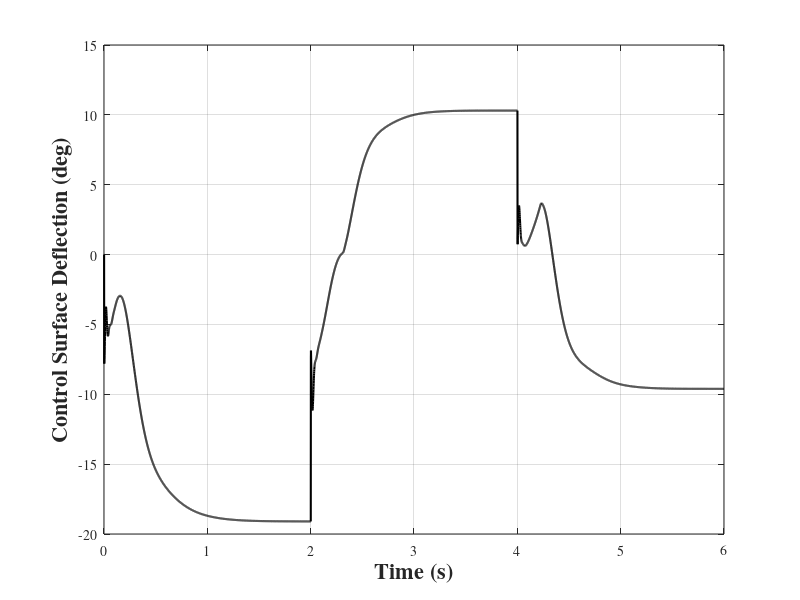

The MATLAB source for this figure: (Note: this script raises an error after producing the figure.)
clc; clear all; close all;

r2d = 180/pi;

xref = csvread('XREF.csv');
t = csvread('T.csv');

%%% ======================== ude_observer_varying-mach ======================
x1 = csvread('ude_observer_varying-mach_X1_.csv');
x1cap = csvread('ude_observer_varying-mach_X1-CAP_.csv');
control = csvread('ude_observer_varying-mach_CONTROL_.csv');
Mach_con = csvread('ude_observer_varying-mach_MACH_.csv');
dist = csvread('ude_observer_varying-mach_DIST_.csv');
dcap = csvread('ude_observer_varying-mach_DCAP_.csv');
pitch1 = csvread('ude_observer_varying-mach_PITCH_.csv');
%%%--------------------------------------------------------------------------
%--------------------------------------------------------------------------
figure;
set(gcf,'DefaultLineLineWidth',1.5)
set(0,'DefaultAxesFontName', 'Times', 'DefaultTextFontName', 'Times')
set(gca,'FontSize',16)
h = plot(t,control*r2d,'k-');grid;
xL = xlabel('Time (s)','fontsize', 16, 'FontWeight','bold');
yL = ylabel('Control Surface Deflection (deg)','fontsize', 16, 'FontWeight','bold');
ax = ancestor(h, 'axes');
yrule = ax.YAxis;
yrule.FontSize = 18;
% yL.FontSize = 8;

% %--------------------------------------------------------------------------
% figure;
% set(gcf,'DefaultLineLineWidth',1.5)
% set(0,'DefaultAxesFontName', 'Times', 'DefaultTextFontName', 'Times')
% set(gca,'FontSize',16)
% plot(t,x1*r2d,'k-', t,x1cap*r2d,'b--', t,xref*r2d,'r:');grid;
% xlabel('Time (s)', 'fontsize', 16, 'FontWeight','bold');
% ylabel('Angle of Attack (deg)', 'fontsize', 16, 'FontWeight','bold');
% legend('x1-actual', 'x1-cap', 'xref');
% 
% %--------------------------------------------------------------------------
% figure;
% set(gcf,'DefaultLineLineWidth',1.5)
% set(0,'DefaultAxesFontName', 'Times', 'DefaultTextFontName', 'Times')
% set(gca,'FontSize',16)
% plot(t,dist*r2d,'r:',t,dcap*r2d,'k-');grid;
% xlabel('Time (s)','fontsize', 16, 'FontWeight','bold');
% ylabel('Uncertainty and its Estimate (deg/s^{3})','fontsize', 16, 'FontWeight','bold');
% legend('disturbance','estimated disturbance');
% 
% %--------------------------------------------------------------------------
% figure;
% set(gcf,'DefaultLineLineWidth',1.5)
% set(0,'DefaultAxesFontName', 'Times', 'DefaultTextFontName', 'Times')
% set(gca,'FontSize',16)
% plot(t,Mach_con,'k-');grid;
% xlabel('Time (s)','fontsize', 16, 'FontWeight','bold');
% ylabel('Mach Number','fontsize', 16, 'FontWeight','bold');
% 
% %--------------------------------------------------------------------------
% figure;
% set(gcf,'DefaultLineLineWidth',1.5)
% set(0,'DefaultAxesFontName', 'Times', 'DefaultTextFontName', 'Times')
% set(gca,'FontSize',16)
% plot(t,pitch1*r2d,'k-');grid;
% xlabel('Time (s)','fontsize', 16, 'FontWeight','bold');
% ylabel('Pitch Rate (deg/s)','fontsize', 16, 'FontWeight','bold');

% %%% ======================== Other CnCm ======================
% kcn = 1.3;
% kcm = 0.7;
% 
% 
% filename = strcat('ude_observer_cncm', '_kcn=', num2str(kcn), '_kcm=', num2str(kcm), '_X1_.csv');
% x1_ude = csvread(filename);
% filename = strcat('ude_observer_cncm', '_kcn=', num2str(kcn), '_kcm=', num2str(kcm), '_CONTROL_.csv');
% control_ude = csvread(filename);
% filename = strcat('ude_observer_cncm', '_kcn=', num2str(kcn), '_kcm=', num2str(kcm), '_PITCH_.csv');
% pitch_ude = csvread(filename);
% 
% filename = strcat('pc_cncm_pitch', '_kcn=', num2str(kcn), '_kcm=', num2str(kcm), '_X1_.csv');
% x1_pc = csvread(filename);
% filename = strcat('pc_cncm_pitch', '_kcn=', num2str(kcn), '_kcm=', num2str(kcm), '_CONTROL_.csv');
% control_pc = csvread(filename);
% filename = strcat('pc_cncm_pitch', '_kcn=', num2str(kcn), '_kcm=', num2str(kcm), '_PITCH_.csv');
% pitch_pc = csvread(filename);
% 
% filename = strcat('smc_cncm_pitch', '_kcn=', num2str(kcn), '_kcm=', num2str(kcm), '_X1_.csv');
% x1_smc = csvread(filename);
% filename = strcat('smc_cncm_pitch', '_kcn=', num2str(kcn), '_kcm=', num2str(kcm), '_CONTROL_.csv');
% control_smc = csvread(filename);
% filename = strcat('smc_cncm_pitch', '_kcn=', num2str(kcn), '_kcm=', num2str(kcm), '_PITCH_.csv');
% pitch_smc = csvread(filename);
% 
% 
% brown = [0.63, 0.078, 0.18];
% %--------------------------------------------------------------------------
% figure;
% set(gcf,'DefaultLineLineWidth',1.5)
% set(gca,'FontSize',18,'FontWeight','bold')
% hold on;
% plot(t,control_pc*r2d,'k--', 'Color',brown);
% plot(t,control_smc*r2d, 'b-.');
% plot(t,control_ude*r2d,'k-');
% grid;
% xlabel('Time (s)','fontsize', 18);
% ylabel('Control Surface Deflection (deg)','fontsize', 18);
% legend('control-pc', 'control-smc', 'control-ude');
% %--------------------------------------------------------------------------
% figure;
% set(gcf,'DefaultLineLineWidth',1.5)
% set(gca,'FontSize',18,'FontWeight','bold')
% hold on;
% plot(t,xref*r2d,'r:');
% plot(t,x1_pc*r2d,'k--', 'Color',brown);
% plot(t,x1_smc*r2d, 'b-.');
% plot(t,x1_ude*r2d,'k-');
% grid;
% xlabel('Time (s)', 'fontsize', 18);
% ylabel('Angle of Attack (deg)', 'fontsize', 18);
% legend('x1-ref', 'x1-pc', 'x1-smc', 'x1-ude');
% %--------------------------------------------------------------------------
% figure;
% set(gcf,'DefaultLineLineWidth',1.5)
% set(gca,'FontSize',18,'FontWeight','bold')
% hold on;
% plot(t,pitch_pc*r2d,'k--', 'Color',brown);
% plot(t,pitch_smc*r2d, 'b-.');
% plot(t,pitch_ude*r2d,'k-')
% grid;
% xlabel('Time (s)', 'fontsize', 18);
% ylabel('Pitch Rate (deg/s)', 'fontsize', 18);
% legend('pitch-pc', 'pitch-smc', 'pitch-ude');